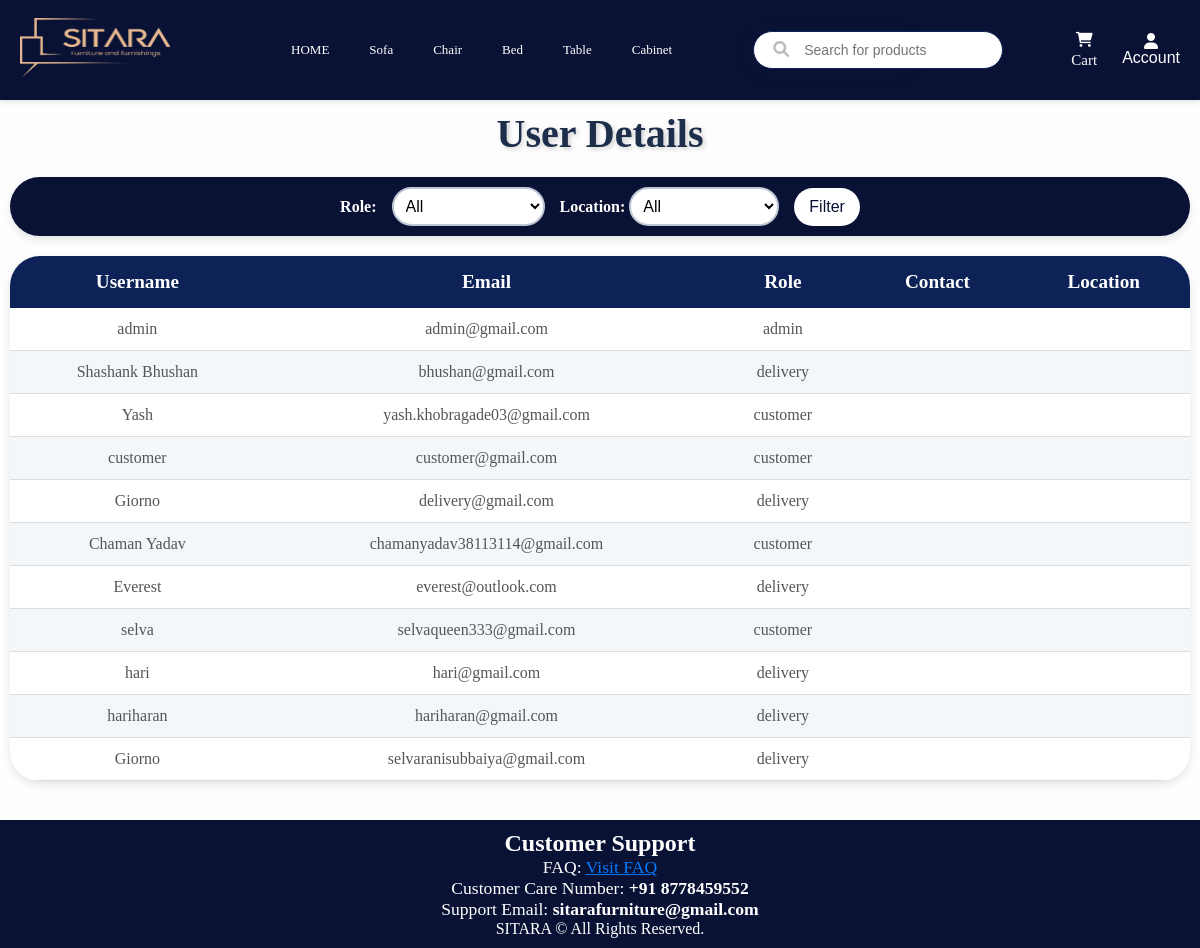
The page /admin/user_details (signed in) on the database its author committed.
### app/models.py (models this page shows, shortened)
class User(UserMixin, db.Model):
    id = db.Column(db.Integer, primary_key=True)
    username = db.Column(db.String(50), nullable=False)
    email = db.Column(db.String(100), unique=True, nullable=False)
    password = db.Column(db.String(255), nullable=False)
    role = db.Column(db.String(20), nullable=False)
    reset_token = db.Column(db.String(128), nullable=True)

### app/admin.py (the view)
@admin.route('/user_details', methods=['GET', 'POST'])
@restrict_to_admin()
def user_details():
    role_filter = request.args.get('role','')
    location_filter = request.args.get('location','')
    query = User.query
    if role_filter:
        query = query.filter_by(role=role_filter)
    if location_filter:
        query = query.filter(User.city.ilike(f"%{location_filter}%"))
    users = query.all()
    return render_template('user_details.html', users=users, role_filter=role_filter, location_filter=location_filter)

### app/utils.py (called while the page is built)
def restrict_to_admin():
    def decorator(f):
        @wraps(f)
        @login_required
        def decorated_function(*args, **kwargs):
            if current_user.role != "admin":
                flash("Access denied! Admins only.", "danger")
                return redirect(url_for("main.home"))
            return f(*args, **kwargs)
        return decorated_function
    return decorator

### app/templates/user_details.html (shortened to what this page needs)
<!DOCTYPE html>
<html lang="en">
<head>
    <link rel="stylesheet" href="{{ url_for('static', filename='user.css') }}">
</head>
<body>
    {% extends "home.html" %}
    {% block content %}
    <div class="container">
        <h1>User Details</h1>
    <form method="GET" action="{{ url_for('admin.user_details') }}" class= "filter-form">
        <label for="role">Role:</label>
        <select name="role" id="role">
            <option value="">All</option>
        </select>
<div class="form-group">
  <label for="location">Location:</label>
  <select name="location" id="location" class="form-control">
      <option value="">All</option>
  </select>
</div>
        <button type="submit">Filter</button>
    </form>
    <table>
        <thead>
            <tr>
                <th>Username</th>
                <th>Email</th>
                <th>Role</th>
                <th>Contact</th>
                <th>Location</th>
            </tr>
        </thead>
        <tbody>
            {% for user in users %}
                <tr>
                    <td>{{ user.username }}</td>
                    <td>{{ user.email }}</td>
                    <td>{{ user.role }}</td>
                    <td>{{ user.contact }}</td>
                    <td>{{ user.city }}</td>
                </tr>
            {% endfor %}
        </tbody>
    </table>
</div>
    {% endblock %}

### app/static/user.css (style rules this page uses)
body { background: linear-gradient(to bottom, #f0f4f8, #d9e2ec); margin: 0; padding: 20px; color: #db1111; }
h1 { text-align: center; font-size: 2.5rem; color: #1c2e4a; margin-bottom: 20px; text-shadow: 2px 2px 5px rgba(0, 0, 0, 0.2); }
form { display: flex; justify-content: center; align-items: center; gap: 15px; padding: 10px; background-color: #091234; box-shadow: 0px 4px 8px rgba(0, 0, 0, 0.1); border-radius: 50px; }
form label { font-weight: bold; color: #ffffff; }
form select, form input { padding: 8px 8px; border: 2px solid #bfc7d5; border-radius: 20px; font-size: 1rem; background-color: #ffffff; transition: border-color 0.3s ease; }
form button { background: #ffffff; color: #091234; padding: 10px 15px; border: none; border-radius: 20px; cursor: pointer; font-size: 1rem; transition: all 0.3s ease; }
table { width: 100%; border-collapse: collapse; margin-top: 20px; background-color: #fff; box-shadow: 0px 4px 10px rgba(0, 0, 0, 0.1); border-radius: 30px; overflow: hidden; text-align: center; }
table thead { background-color: #0d2357; color: #fff; }
table thead th { padding: 15px; font-size: 1.2rem; }
table tbody tr:nth-child(even) { background-color: #f4f7fa; }
table tbody tr:nth-child(odd) { background-color: #fff; }
table tbody td { padding: 12px 15px; border-bottom: 1px solid #ddd; font-size: 1rem; color: #555; }
.container { flex-grow: 1; }

### app/static/home.css (style rules this page uses)
* { margin: 0; padding-top: 0; box-sizing: border-box; }
body { margin: 0; padding: 0; background-color: #f4f4f4; color: #333; */ }

### rows shown on the page
User: username "admin", email "admin@gmail.com", role "admin"
User: username "Shashank Bhushan", email "bhushan@gmail.com", role "delivery"
User: username "Yash", email "yash.khobragade03@gmail.com", role "customer"
User: username "customer", email "customer@gmail.com", role "customer"
User: username "Giorno", email "delivery@gmail.com", role "delivery"
User: username "Chaman Yadav", email "chamanyadav38113114@gmail.com", role "customer"
User: username "Everest", email "everest@outlook.com", role "delivery"
User: username "selva", email "selvaqueen333@gmail.com", role "customer"
User: username "hari", email "hari@gmail.com", role "delivery"
User: username "hariharan", email "hariharan@gmail.com", role "delivery"
User: username "Giorno", email "selvaranisubbaiya@gmail.com", role "delivery"
